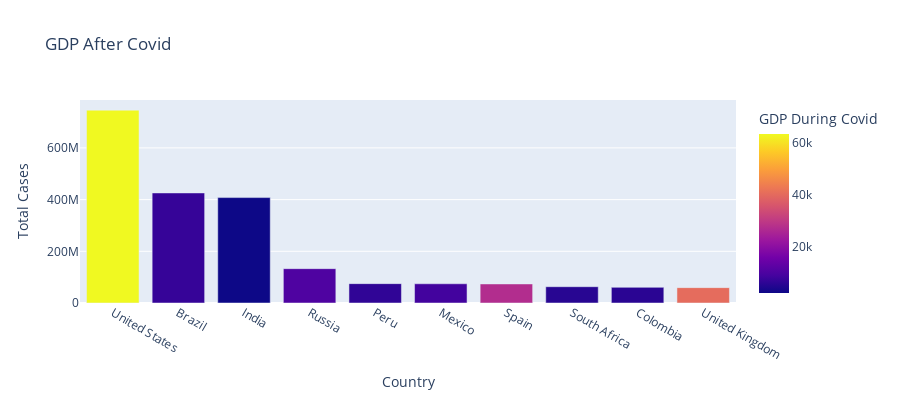

Notebook source saved alongside this figure:
### Code cell
# Analyzing covid 19 impact on Economy
fig=px.bar(data,x='Country',y='Total Cases',hover_data=['Population','Total Deaths'],color='GDP During Covid',height=400, title='GDP After Covid')
fig.show()

### Figure 1 — Plotly figure (JSON) as saved in the notebook; plotly's stock layout.template omitted (floating-point values rounded to 4 significant figures)
{"data": [{"alignmentgroup": "True", "customdata": [[19.62, 26477574], [19.17, 14340567], [21.05, 7247327], [18.8, 2131571], [17.31, 3020038], [18.67, 7295850], [17.66, 5510624], [17.9, 1357682], [17.75, 1936134], [18.03, 7249573]], "hovertemplate": "Country=%{x}<br>Total Cases=%{y}<br>Population=%{customdata[0]}<br>Total Deaths=%{customdata[1]}<br>GDP During Covid=%{marker.color}<extra></extra>", "legendgroup": "", "marker": {"color": [63540.0, 6797.0, 1901.0, 10130.0, 6127.0, 8347.0, 27060.0, 5091.0, 5333.0, 40280.0], "coloraxis": "coloraxis", "pattern": {"shape": ""}}, "name": "", "offsetgroup": "", "orientation": "v", "showlegend": false, "textposition": "auto", "type": "bar", "x": ["United States", "Brazil", "India", "Russia", "Peru", "Mexico", "Spain", "South Africa", "Colombia", "United Kingdom"], "xaxis": "x", "y": [746014098, 425704517, 407771615, 132888951, 74882695, 74347548, 73717676, 63027659, 60543682, 59475032], "yaxis": "y"}], "layout": {"barmode": "relative", "coloraxis": {"colorbar": {"title": {"text": "GDP During Covid"}}, "colorscale": [[0, "#0d0887"], [0.1111, "#46039f"], [0.2222, "#7201a8"], [0.3333, "#9c179e"], [0.4444, "#bd3786"], [0.5556, "#d8576b"], [0.6667, "#ed7953"], [0.7778, "#fb9f3a"], [0.8889, "#fdca26"], [1, "#f0f921"]]}, "height": 400, "legend": {"tracegroupgap": 0}, "title": {"text": "GDP After Covid"}, "xaxis": {"anchor": "y", "domain": [0, 1], "title": {"text": "Country"}}, "yaxis": {"anchor": "x", "domain": [0, 1], "title": {"text": "Total Cases"}}}}
